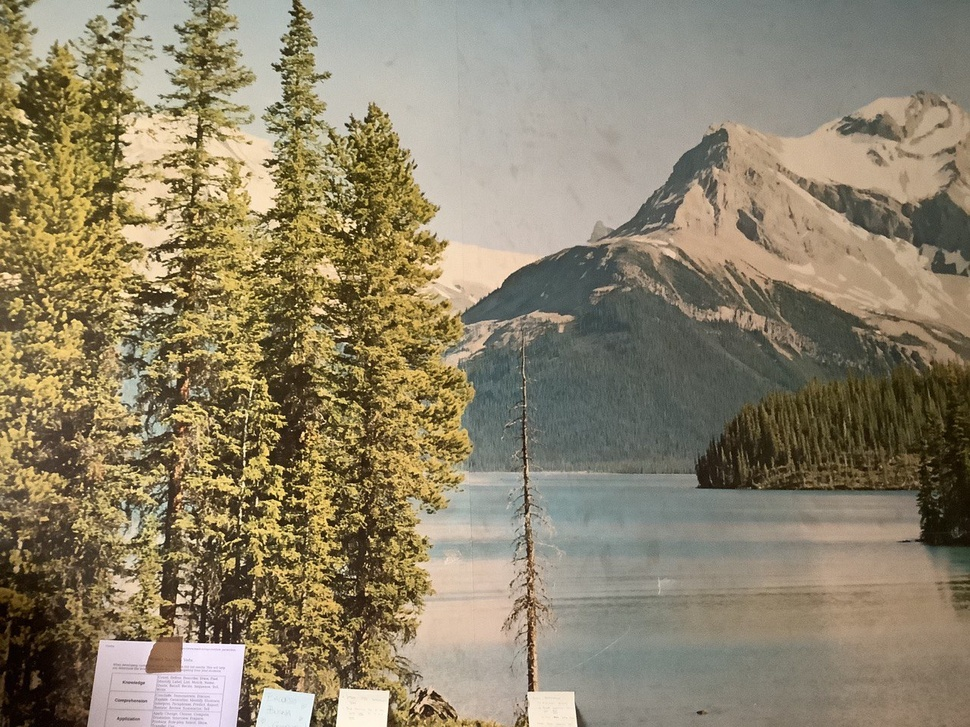
#> input picture exercises/chp6/panography/img1.jpeg, 970 x 727 px, shrunk from 1280 x 960 before the run
$ python main.py
#> lines starting #> are read from the running program, lines starting #| are printed output that depends on the picture
import cv2
import numpy as np
from matplotlib import pyplot as plt


def get_panorama(img1, img2):
    h, w = img1.shape

    descriptor = cv2.ORB_create()
    panorama = np.zeros((h, w*2))

    kp1, des1 = descriptor.detectAndCompute(img1, None)
    kp2, des2  = descriptor.detectAndCompute(img2, None)

    matcher = cv2.BFMatcher_create()
    raw_matches = matcher.knnMatch(des1, des2, k=2)
    # store all the good matches as per Lowe's ratio test.
    good = []
    for m, n in raw_matches:
        if m.distance < 0.75*n.distance:
            good.append(m)


    if len(good)>10:
        src_pts = np.float32([kp1[m.queryIdx].pt for m in good ]).reshape(-1,1,2)
        dst_pts = np.float32([kp2[m.trainIdx].pt for m in good ]).reshape(-1,1,2)
        M, mask = cv2.findHomography(dst_pts, src_pts, cv2.RANSAC,5.0)
        matchesMask = mask.ravel().tolist()
        print("MATCH!")
        pts = np.float32([[0,0],[0,h-1],[w-1,h-1],[w-1,0]]).reshape(-1,1,2)
        dst = cv2.perspectiveTransform(pts,M)
        #        img2 = cv2.polylines(img2,[np.int32(dst)],True,255,3, cv2.LINE_AA)
        proj_img2 = cv2.warpPerspective(img2, M, dsize=(w*2, h))
        plt.imshow(proj_img2)
        plt.show()
        panorama[0:h, 0:w] = .5 * img1/ 255
        panorama += .5 * proj_img2 / 255
        panorama = (panorama * 255).astype('uint8')
    else:
        print( "Not enough matches are found - {}/{}".format(len(good), 10) )
        raise Exception()

    return panorama

if __name__ == '__main__':
    img1 = cv2.imread('./img1.jpeg', cv2.IMREAD_GRAYSCALE)
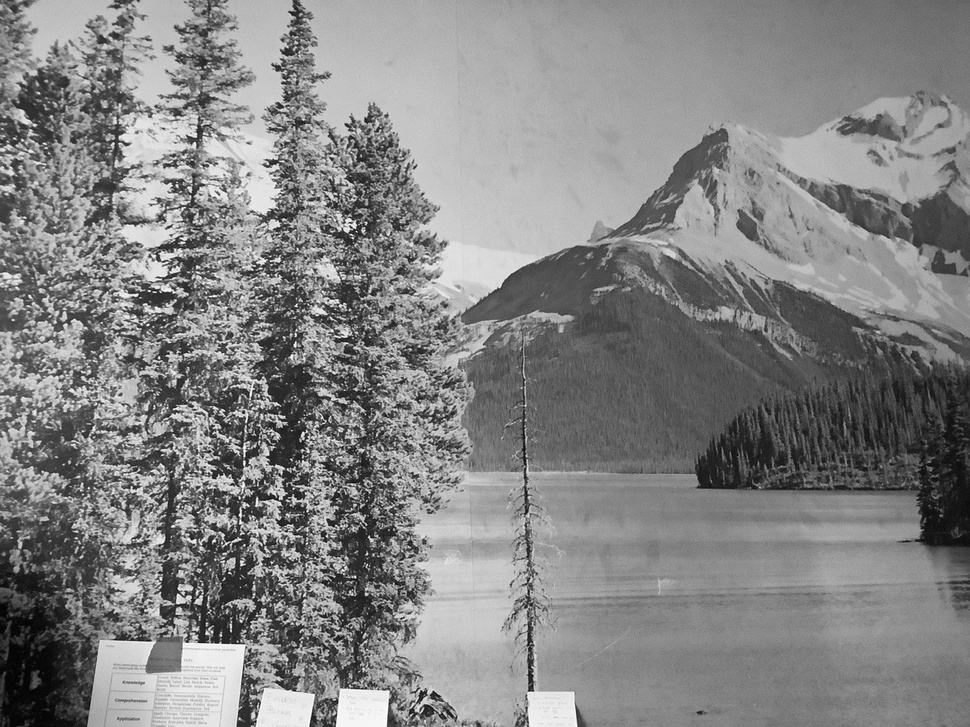
#> img1: shape (727, 970); min 0, max 255, mean 131.4
    img2 = cv2.imread('./img2.jpeg', cv2.IMREAD_GRAYSCALE)
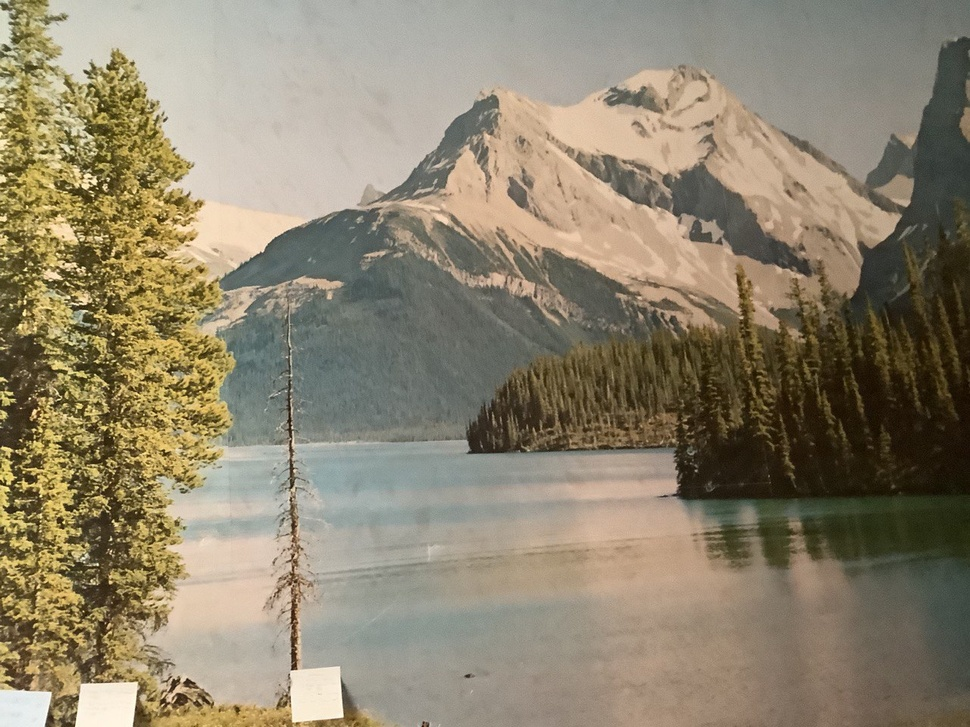
#> input picture exercises/chp6/panography/img2.jpeg, 970 x 727 px, shrunk from 1280 x 960 before the run
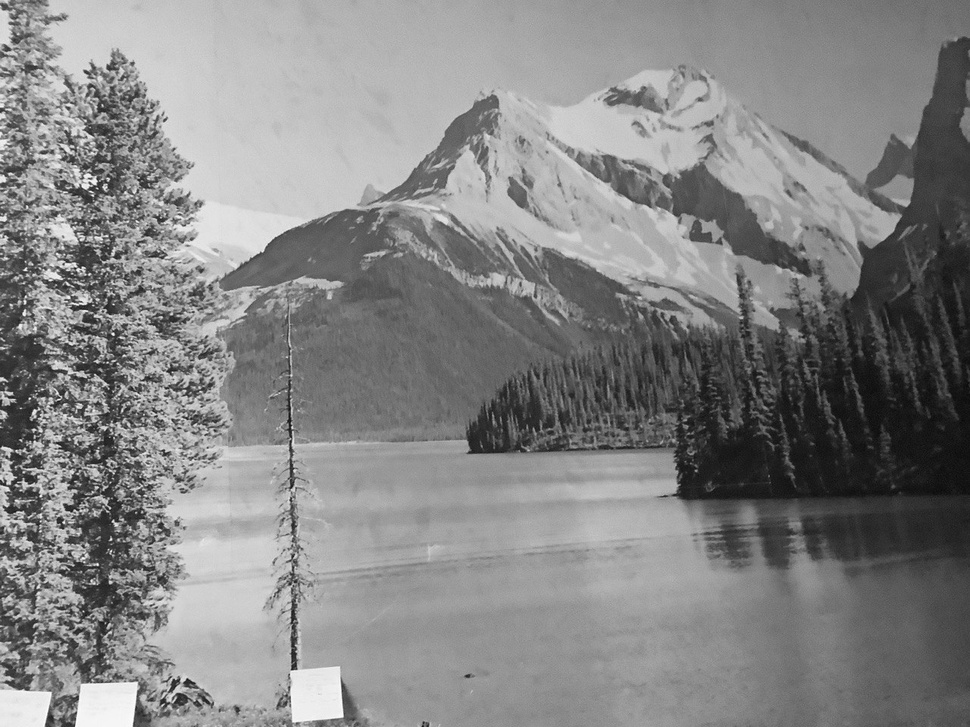
#> img2: shape (727, 970); min 8, max 255, mean 132.5
    img3 = cv2.imread('./img3.jpg', cv2.IMREAD_GRAYSCALE)
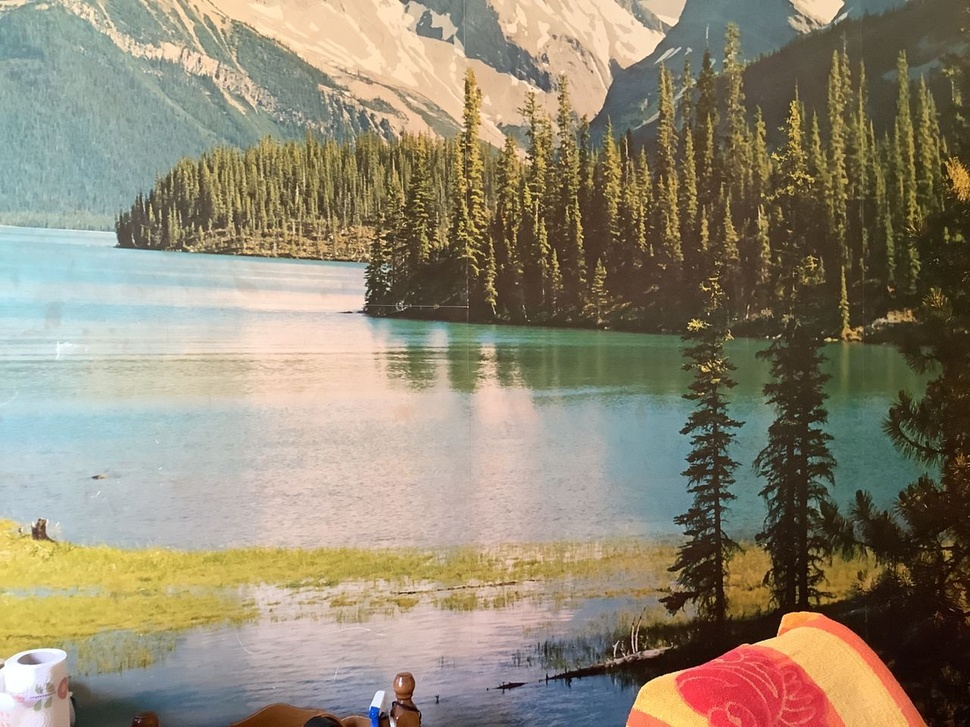
#> input picture exercises/chp6/panography/img3.jpg, 970 x 727 px, shrunk from 1280 x 960 before the run
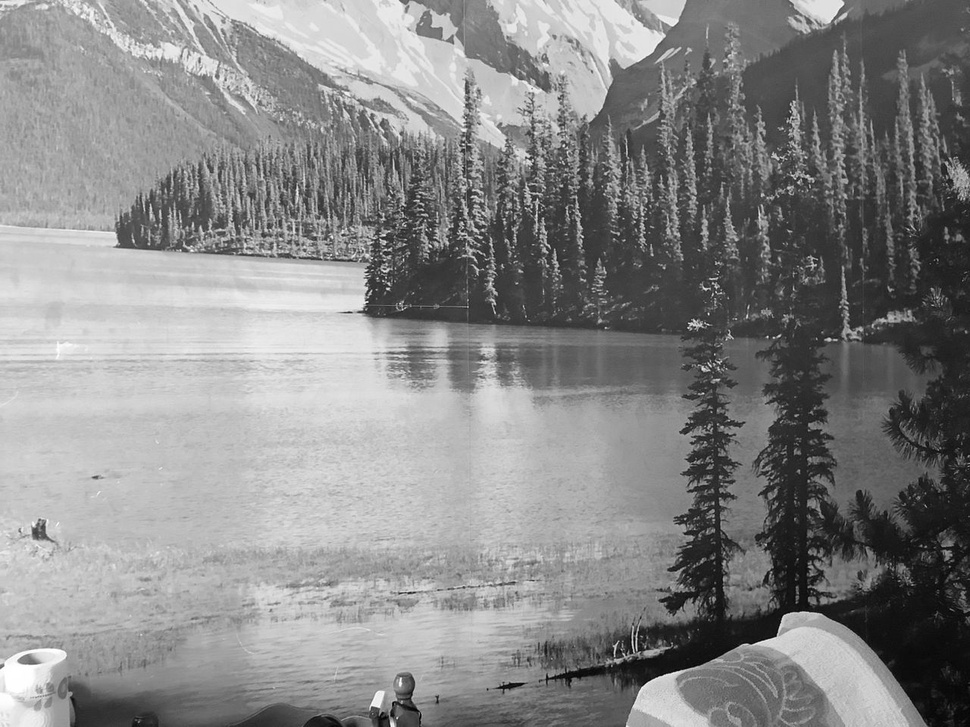
#> img3: shape (727, 970); min 0, max 255, mean 135.5
    fig, ax = plt.subplots(3, 1)
    ax[0].imshow(img1)
    ax[1].imshow(img2)
    ax[2].imshow(img3)
    plt.show()

    panorama = get_panorama(img1, img2)
#> in get_panorama, `kp1, des1 = descriptor.detectAndCompute(img1, None)`: kp1 = 500 keypoints; strongest (x, y, size): (183, 593, 31), (194, 540, 31), (241, 564, 31), (137, 294, 31)
#> in get_panorama, `kp2, des2  = descriptor.detectAndCompute(img2, None)`: kp2 = 500 keypoints; strongest (x, y, size): (78, 270, 31), (113, 333, 31), (95, 183, 31), (95, 182, 37.2)
#> in get_panorama, `raw_matches = matcher.knnMatch(des1, des2, k=2)`: raw_matches = 500 matches
#> after the loop in get_panorama, `for m, n in raw_matches:`: good = 13 matches
#> in get_panorama, `src_pts = np.float32([kp1[m.queryIdx].pt for m in good ]).reshape(-1,1..`: src_pts = 13 rows, first 8: [347, 231], [327, 519], [366, 594], [326, 536], [322, 465], [100, 356], [327.6, 519.6], [345.6, 230.4]
#> in get_panorama, `dst_pts = np.float32([kp2[m.trainIdx].pt for m in good ]).reshape(-1,1..`: dst_pts = 13 rows, first 8: [86, 188], [64.8, 504], [110.4, 582], [63.6, 522], [57.6, 445.2], [40.8, 516], [64.8, 504], [84.96, 187.2]
#> in get_panorama, `M, mask = cv2.findHomography(dst_pts, src_pts, cv2.RANSAC,5.0)`: M = [[0.768, -0.00628, 276.1], [-0.0381, 0.898, 61.59], [-0.000185, -5.65e-06, 1]]; mask = [1, 1, 1, 1, 1, 0, 1, 1, 1, 1, 1, 0, 0]
#> in get_panorama, `dst = cv2.perspectiveTransform(pts,M)`: dst = [[276.1, 61.59], [272.6, 716.3], [1243.6, 828.1], [1242.9, 30.06]]
#> in get_panorama, `proj_img2 = cv2.warpPerspective(img2, M, dsize=(w*2, h))`:
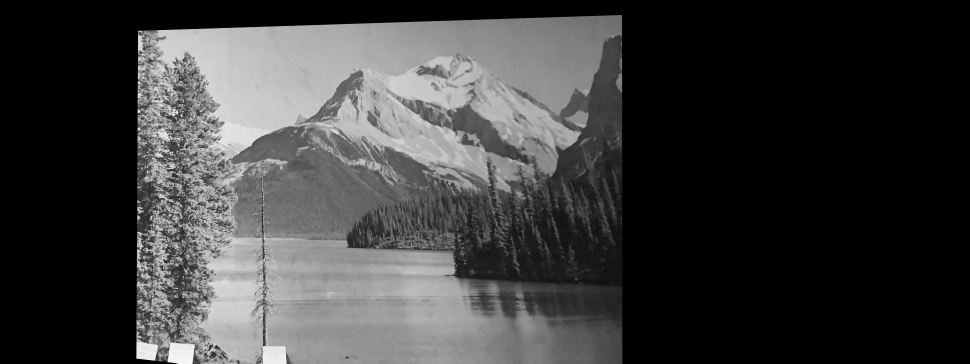
#> proj_img2: shape (727, 1940) (shown at 1/2 size); min 0, max 255, mean 60.3
#> in get_panorama, `panorama += .5 * proj_img2 / 255`:
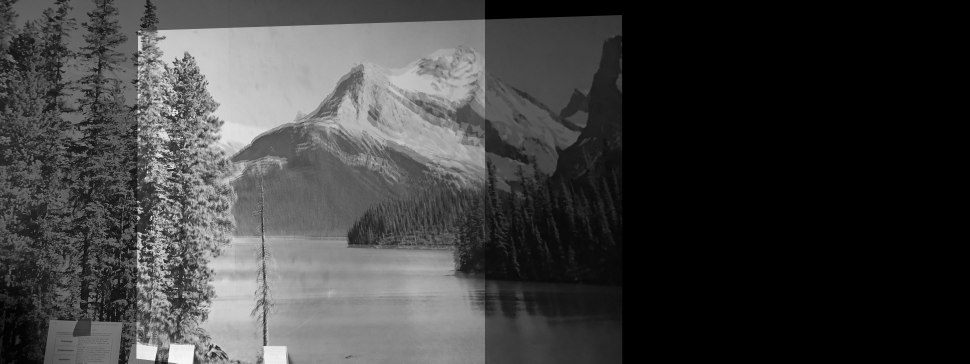
#> panorama: shape (727, 1940) float64 (shown at 1/2 size); min 0, max 0.988, mean 0.247
    panorama = get_panorama(img2, img3)
#> in get_panorama (call 2), `kp1, des1 = descriptor.detectAndCompute(img1, None)`: kp1 has the same summary as kp2
#> in get_panorama (call 2), `kp2, des2  = descriptor.detectAndCompute(img2, None)`: kp2 = 500 keypoints; strongest (x, y, size): (367, 301, 31), (775, 636, 31), (387, 288, 31), (526, 157, 31)
#> after the loop in get_panorama (call 2), `for m, n in raw_matches:`: good = 2 matches
#| Not enough matches are found - 2/10
#> (the run stopped early here; a loop or call above may not have finished)
